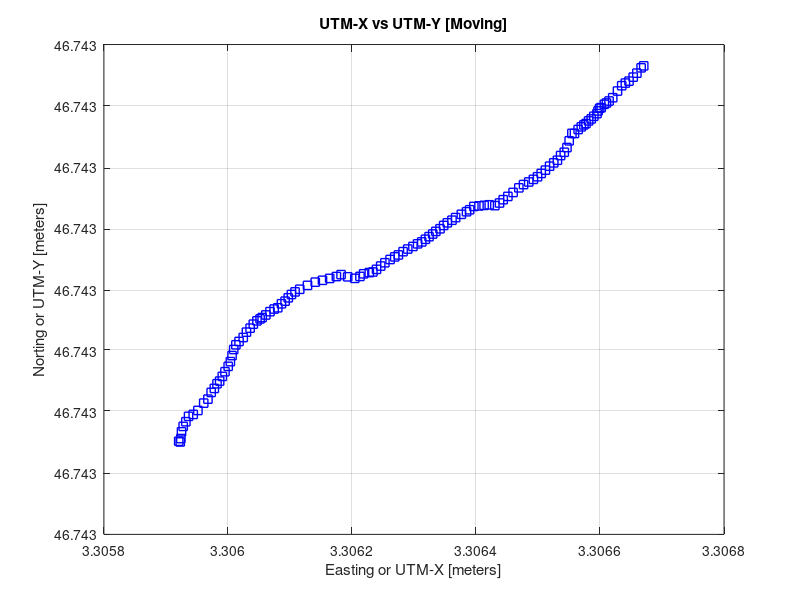

Recreate this plot in MATLAB.
file = fopen('mygpsdata3.txt');
c = textscan(file,'%f %f %f %f %f %f %f %s','delimiter', ',');
m = cell2mat(c(:,1:7));
latlon = [m(:,2) -m(:,3)];
latlon = (latlon-mod(latlon,100))/100.0+mod(latlon,100)/60.0; 

%get lat and lon

%convert lat lon to utm and plot it unit is meter
% axesm utm;
% Z=utmzone(latlon);
% setm(gca,'zone',Z)
% h = getm(gca)
% R=zeros(size(latlon));
% for i=1:length(latlon)
%     [x,y]= mfwdtran(h,latlon(i,1),latlon(i,2));
%     R(i,:)=[x;y];
% end

figure;
plot(m(:,5)/100000,m(:,6)/100000,'bs','linewidth',1) 
title('UTM-X vs UTM-Y [Moving]')
xlabel('Easting or UTM-X [meters]')
ylabel('Norting or UTM-Y [meters]')
mean(m(:,:))
std(m,0,1) %calculate Standard Deviation of utmx and utmy
var(m(:,6))
grid on